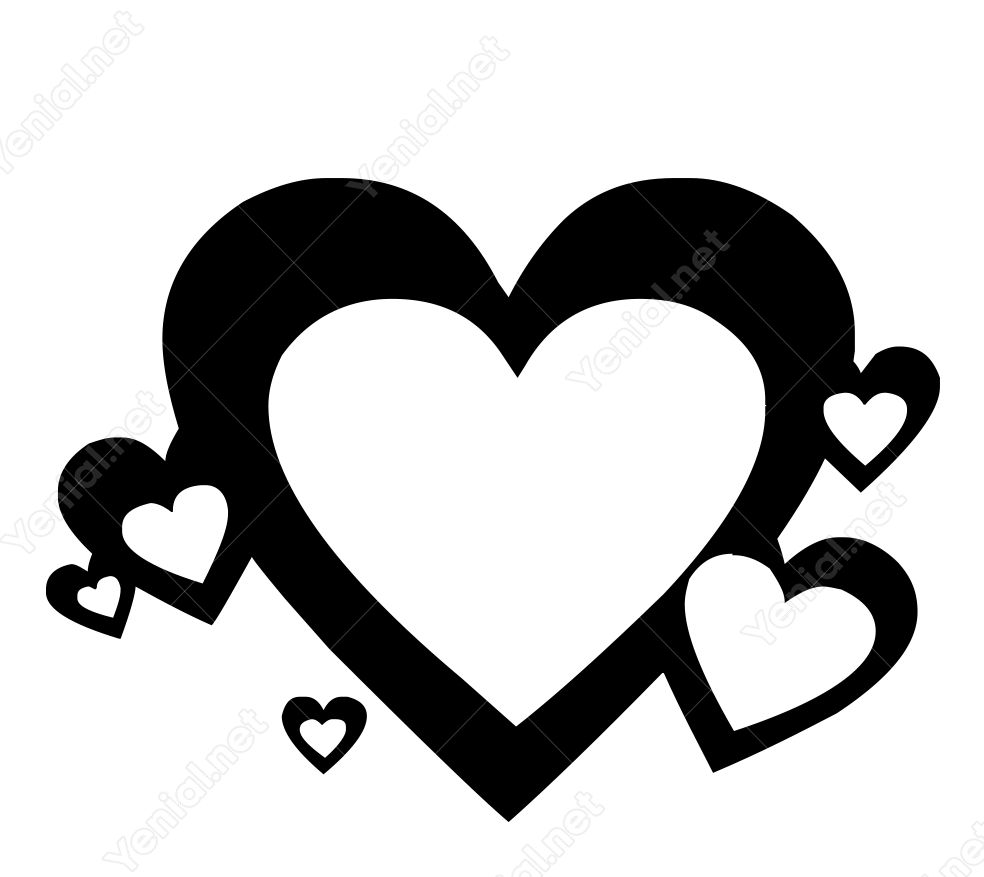
#> input picture NesneTespiti/konturr.png, 984 x 877 px
$ python 'Kontur_algılama.py'   (older library calls are emulated)
#> lines starting #> are read from the running program, lines starting #| are printed output that depends on the picture; after the words box and inside, x2 and y2 are one past the last pixel; in counts of white or black regions, pixels touching at a corner belong together
import cv2 as cv
import numpy as np
# Kontur algılama
# aynı renk veya yoğunluğa sahip tüm kesintisiz noktaları birleştirmeye yarayan yöntemdir
# Konturlar  şekil analizi ile nesne algılama ve tanıma için kullanılır

# resmi içe aktar
img = cv.imread("konturr.png",0)
#> img: shape (877, 984); min 0, max 255, mean 196.6
imgResize = cv.resize(img,(400,400))
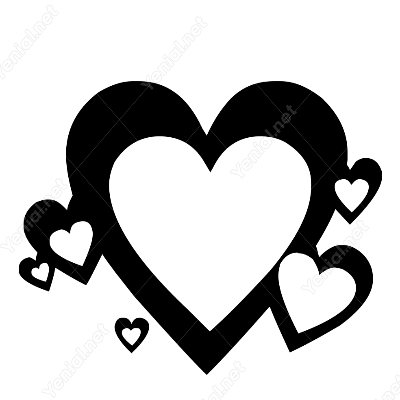
#> imgResize: shape (400, 400); min 0, max 255, mean 196.6

cv.imshow("orijinal",imgResize)

image , contours , hierarch = cv.findContours(imgResize , cv.RETR_CCOMP , cv.CHAIN_APPROX_SIMPLE)
#> contours = 60 contours, 27 with area under 20; largest, box (x1, y1, x2, y2) and area: (0, 0, 400, 400) 159201, (120, 82, 201, 143) 2962, (35, 169, 118, 253) 2696, (210, 83, 284, 148) 2678, (289, 91, 348, 168) 2355

external_countur = np.zeros(imgResize.shape)
internal_countur = np.zeros(imgResize.shape)


for i in range(len(contours)):
    if hierarch[0][i][3] == -1:
        cv.drawContours(external_countur ,contours , i  , 255 , -1 )

    else : #internal
        cv.drawContours(internal_countur, contours, i, 255, -1)
#> this loop made 60 passes
#> external_countur: shape (400, 400) float64; every value is 255
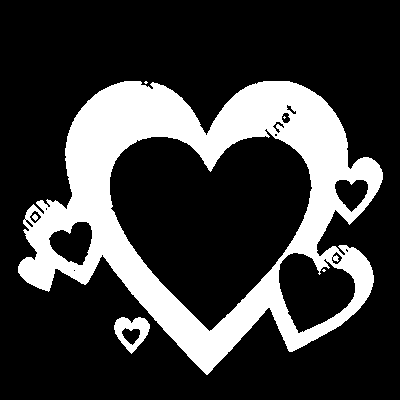
#> internal_countur: shape (400, 400) float64; 23.4% white; 6 white regions (3 under 20 px), largest, box (x1, y1, x2, y2) and area: (18, 81, 383, 375) 36664, (114, 317, 150, 354) 676, (32, 214, 38, 221) 27


cv.imshow("external", external_countur)
cv.imshow("internal", internal_countur)
cv.waitKey(0)
